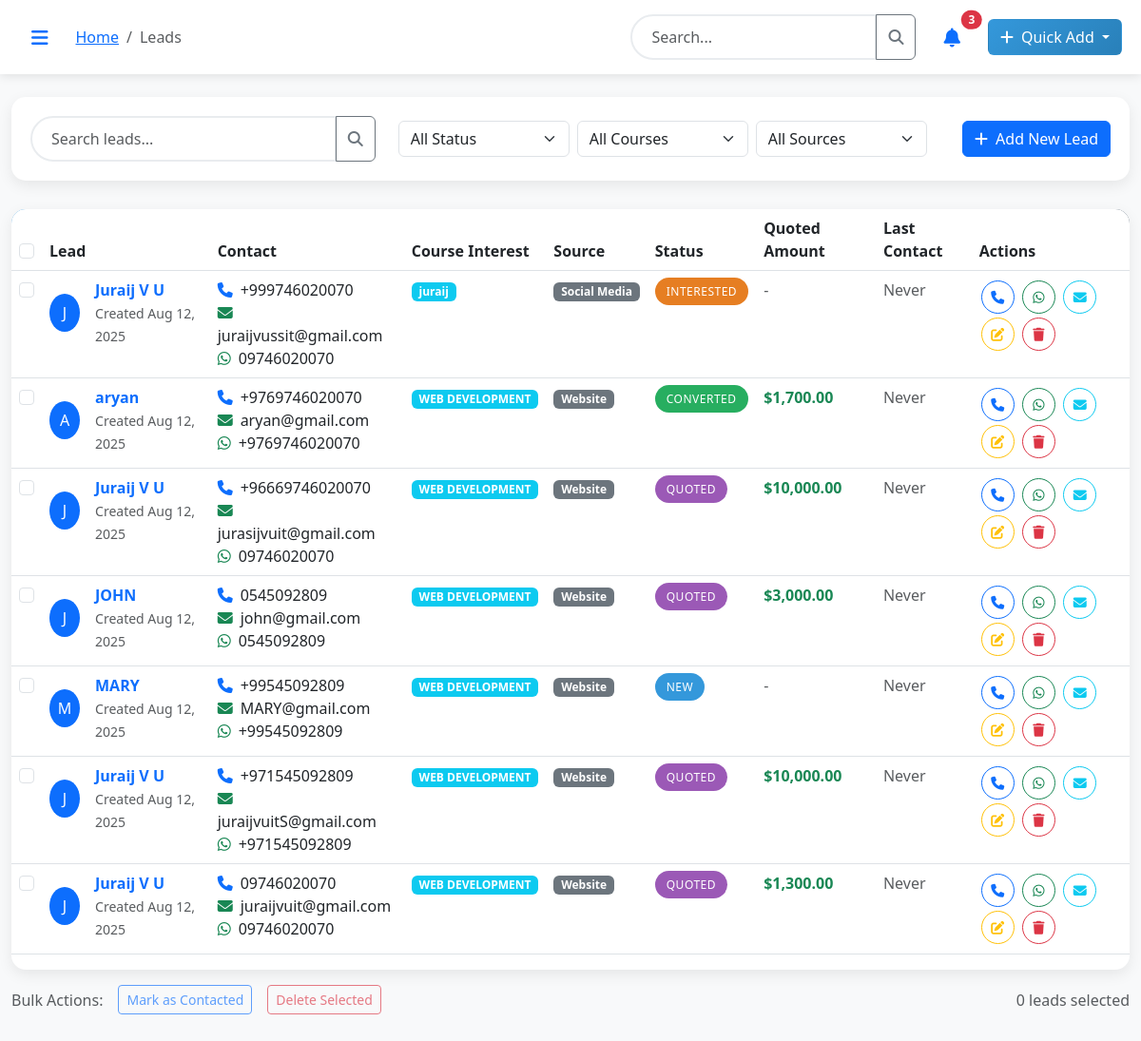
Page /leads (signed in) on the committed database.
### models.py (models this page shows, shortened)
class Lead(db.Model):
    id = db.Column(db.Integer, primary_key=True)
    name = db.Column(db.String(100), nullable=False)
    phone = db.Column(db.String(20), nullable=False)
    whatsapp = db.Column(db.String(20))
    email = db.Column(db.String(120))
    course_interest_id = db.Column(db.Integer, db.ForeignKey('course.id'))
    lead_source = db.Column(db.String(50))
    status = db.Column(db.String(20), default='New')  # New, Contacted, Interested, Quoted, Converted, Lost
    quoted_amount = db.Column(db.Float, default=0.0)
    last_contact_date = db.Column(db.Date)
    next_followup_date = db.Column(db.Date)
    followup_time = db.Column(db.Time)  # New field for time
    followup_type = db.Column(db.String(20))  # Call, Email, WhatsApp, Meeting
    followup_priority = db.Column(db.String(20))  # Low, Medium, High, Urgent
    comments = db.Column(db.Text)
    created_at = db.Column(db.DateTime, default=datetime.utcnow)
    created_by_id = db.Column(db.Integer, db.ForeignKey('user.id'))
    course_interest = db.relationship('Course', backref='interested_leads')
    created_by = db.relationship('User', backref='created_leads')
    interactions = db.relationship('LeadInteraction', backref='lead', lazy='dynamic')
    @classmethod
    def get_user_leads(cls, user_id, status=None, search=None, course_filter=None):
        query = cls.query.filter_by(created_by_id=user_id)
        if status:
            query = query.filter_by(status=status)
        if course_filter:
            query = query.filter_by(course_interest_id=course_filter)
        return query

class Course(db.Model):
    id = db.Column(db.Integer, primary_key=True)
    name = db.Column(db.String(200), nullable=False)
    slug = db.Column(db.String(200), unique=True)
    description = db.Column(db.Text)
    price = db.Column(db.Float, nullable=False)
    duration = db.Column(db.String(50))  # e.g., "3 months", "6 weeks"
    duration_type = db.Column(db.String(20))  # weeks, months, days
    category = db.Column(db.String(100))
    is_active = db.Column(db.Boolean, default=True)
    max_students = db.Column(db.Integer, default=20)
    key_points = db.Column(db.Text)  # JSON string of key points
    created_at = db.Column(db.DateTime, default=datetime.utcnow)
    students = db.relationship('Student', backref='course')

### routes.py (the view)
@main.route('/leads')
@login_required
def leads():
    lead_form = LeadForm()
    lead_form.course_interest_id.choices = [(0, 'Select Course')] + [(c.id, c.name) for c in Course.query.filter_by(is_active=True).all()]
    meeting_form = MeetingForm()
    meeting_form.lead_id.choices = [(0, 'Select Lead')] + [(l.id, l.name) for l in Lead.query.filter(Lead.status != 'Converted').all()]
    meeting_form.student_id.choices = [(0, 'Select Student')] + [(s.id, s.name) for s in Student.query.all()]
    page = request.args.get('page', 1, type=int)
    search = request.args.get('search', '')
    status_filter = request.args.get('status', '')
    course_filter = request.args.get('course', '')
    query = Lead.get_user_leads(current_user.id, status_filter, search, course_filter)
    leads_pagination = query.order_by(desc(Lead.created_at)).paginate(
        page=page, per_page=20, error_out=False
    )
    courses = Course.query.filter_by(is_active=True).all()
    statuses = ['New', 'Contacted', 'Interested', 'Quoted', 'Converted', 'Lost']
    return render_template('leads.html',
                         leads=leads_pagination.items,
                         pagination=leads_pagination,
                         courses=courses,
                         statuses=statuses,
                         search=search,
                         status_filter=status_filter,
                         course_filter=course_filter,
                         lead_form=lead_form,
                         meeting_form=meeting_form,
                         lead=None)

### app.py (called while the page is built)
@login_manager.user_loader
def load_user(user_id):
    from models import User
    return User.query.get(int(user_id))

### models.py (called while the page is built)
    @property
    def name(self):
        return f"{self.first_name} {self.last_name}"

### templates/leads.html (shortened to what this page needs)
{% extends "base.html" %}
{% block breadcrumb %}
{{ super() }}
<li class="breadcrumb-item active">Leads</li>
{% endblock %}
{% block content %}
<div class="search-filter-bar">
    <div class="row align-items-center">
        <div class="col-md-4">
            <div class="input-group">
                <input type="text" class="form-control search-input" placeholder="Search leads..."
                       id="searchInput" value="{{ search }}">
                <button class="btn btn-outline-secondary" type="button">
                    <i class="fas fa-search"></i>
                </button>
            </div>
        </div>
        <div class="col-md-6">
            <div class="row g-2">
                <div class="col-md-4">
                    <select class="form-select filter-select" name="status" onchange="applyFilters()">
                        <option value="">All Status</option>
                    </select>
                </div>
                <div class="col-md-4">
                    <select class="form-select filter-select" name="course" onchange="applyFilters()">
                        <option value="">All Courses</option>
                    </select>
                </div>
                <div class="col-md-4">
                    <select class="form-select filter-select" name="source">
                        <option value="">All Sources</option>
                    </select>
                </div>
            </div>
        </div>
        <div class="col-md-2 text-end">
            <button class="btn btn-primary" data-bs-toggle="modal" data-bs-target="#addLeadModal">
                <i class="fas fa-plus me-2"></i>Add New Lead
            </button>
        </div>
    </div>
</div>
<div class="custom-table">
    <div class="table-responsive">
        <table class="table table-hover data-table">
            <thead>
                <tr>
                    <th>
                        <input type="checkbox" class="form-check-input" id="selectAll">
                    </th>
                    <th>Lead</th>
                    <th>Contact</th>
                    <th>Course Interest</th>
                    <th>Source</th>
                    <th>Status</th>
                    <th>Quoted Amount</th>
                    <th>Last Contact</th>
                    <th>Actions</th>
                </tr>
            </thead>
            <tbody>
                {% for lead in leads %}
                <tr>
                    <td>
                        <input type="checkbox" class="form-check-input lead-select" value="{{ lead.id }}">
                    </td>
                    <td>
                        <div class="d-flex align-items-center">
                            <div class="avatar bg-primary text-white rounded-circle me-3 d-flex align-items-center justify-content-center"
                                 style="width: 40px; height: 40px;">
                                {{ lead.name[0].upper() }}
                            </div>
                            <div>
                                <div class="fw-bold"><a href="{{ url_for('main.lead_detail', lead_id=lead.id) }}" class="text-decoration-none">{{ lead.name }}</a></div>
                                <small class="text-muted">
                                    Created {{ lead.created_at.strftime('%b %d, %Y') }}
                                </small>
                            </div>
                        </div>
                    </td>
                    <td>
                        <div>
                            <div><i class="fas fa-phone text-primary me-2"></i>{{ lead.phone }}</div>
                            {% if lead.email %}
                            <div><i class="fas fa-envelope text-success me-2"></i>{{ lead.email }}</div>
                            {% endif %}
                            {% if lead.whatsapp %}
                            <div><i class="fab fa-whatsapp text-success me-2"></i>{{ lead.whatsapp }}</div>
                            {% endif %}
                        </div>
                    </td>
                    <td data-course="{{ lead.course_interest.name if lead.course_interest else '' }}">
                        {% if lead.course_interest %}
                            <span class="badge bg-info">{{ lead.course_interest.name }}</span>
                        {% else %}
                            <span class="text-muted">Not specified</span>
                        {% endif %}
                    </td>
                    <td>
                        {% if lead.lead_source %}
                            <span class="badge bg-secondary">{{ lead.lead_source }}</span>
                        {% else %}
                            <span class="text-muted">Unknown</span>
                        {% endif %}
                    </td>
                    <td data-status="{{ lead.status }}">
                        <span class="status-badge status-{{ lead.status.lower() }}">
                            {{ lead.status }}
                        </span>
                    </td>
                    <td>
                        {% if lead.quoted_amount and lead.quoted_amount > 0 %}
                            <span class="fw-bold text-success">${{ "{:,.2f}".format(lead.quoted_amount) }}</span>
                        {% else %}
                            <span class="text-muted">-</span>
                        {% endif %}
                    </td>
                    <td>
                        {% if lead.last_contact_date %}
                            {{ lead.last_contact_date.strftime('%b %d, %Y') }}
                        {% else %}
                            <span class="text-muted">Never</span>
                        {% endif %}
                    </td>
                    <td>
                        <div class="action-buttons">
                            <button class="btn btn-sm btn-outline-primary" title="Call"
                                    onclick="makeCall('{{ lead.phone }}')">
                                <i class="fas fa-phone"></i>
                            </button>
                            {% if lead.whatsapp %}
                            <button class="btn btn-sm btn-outline-success" title="WhatsApp"
                                    onclick="openWhatsApp('{{ lead.whatsapp }}')">
                                <i class="fab fa-whatsapp"></i>
                            </button>
                            {% endif %}
                            {% if lead.email %}
                            <button class="btn btn-sm btn-outline-info" title="Email"
                                    onclick="sendEmail('{{ lead.email }}')">
                                <i class="fas fa-envelope"></i>
                            </button>
                            {% endif %}
                            <button class="btn btn-sm btn-outline-warning" title="Edit"
                                    onclick="editLead({{ lead.id }})">
                                <i class="fas fa-edit"></i>
                            </button>
                            <button class="btn btn-sm btn-outline-danger" title="Delete"
                                    onclick="deleteLead({{ lead.id }})">
                                <i class="fas fa-trash"></i>
                            </button>
                        </div>
                    </td>
                </tr>
                {% endfor %}
            </tbody>
        </table>
    </div>
</div>
<div class="mt-3">
    <div class="d-flex align-items-center gap-3">
        <span class="text-muted">Bulk Actions:</span>
        <button class="btn btn-sm btn-outline-primary" onclick="bulkAction('status', 'Contacted')" disabled id="bulkStatusBtn">
            Mark as Contacted
        </button>
        <button class="btn btn-sm btn-outline-danger" onclick="bulkAction('delete')" disabled id="bulkDeleteBtn">
            Delete Selected
        </button>
        <span class="text-muted ms-auto">
            <span id="selectedCount">0</span> leads selected
        </span>
    </div>
</div>
{% endblock %}

### static/css/style.css (style rules this page uses)
:root { --primary-color: #3498db; --secondary-color: #2c3e50; --success-color: #27ae60; --warning-color: #f39c12; --danger-color: #e74c3c; --info-color: #17a2b8; --light-bg: #f8f9fa; --dark-bg: #343a40; }
body { font-family: 'Segoe UI', Tahoma, Geneva, Verdana, sans-serif; background-color: var(--light-bg); }
.status-badge { padding: 6px 12px; border-radius: 20px; font-size: 12px; font-weight: 500; text-transform: uppercase; letter-spacing: 0.5px; }
.status-new { background-color: #3498db; color: white; }
.status-interested { background-color: #e67e22; color: white; }
.status-quoted { background-color: #9b59b6; color: white; }
.status-converted { background-color: #27ae60; color: white; }
.custom-table { background: white; border-radius: 15px; overflow: hidden; box-shadow: 0 5px 15px rgba(0, 0, 0, 0.08); }
.custom-table thead { background: linear-gradient(135deg, var(--primary-color), var(--secondary-color)); color: white; }
.custom-table tbody tr { transition: background-color 0.3s ease; }
.form-control { border-radius: 10px; border: 2px solid #e9ecef; transition: all 0.3s ease; }
.search-filter-bar { background: white; border-radius: 15px; padding: 20px; box-shadow: 0 5px 15px rgba(0, 0, 0, 0.08); margin-bottom: 30px; }
.search-input { border-radius: 25px; border: 2px solid #e9ecef; padding: 10px 20px; }
.action-buttons .btn { margin: 2px; border-radius: 50%; width: 35px; height: 35px; padding: 0; display: inline-flex; align-items: center; justify-content: center; }

### rows in the picture
Lead: name "J", name "Juraij V U", created_at "Aug 12, 2025", phone "+999746020070", email "juraijvussit@gmail.com", whatsapp "09746020070", course_interest.name "juraij", lead_source "Social Media", status "INTERESTED", shows "Never"
Lead: name "A", name "aryan", created_at "Aug 12, 2025", phone "+9769746020070", email "aryan@gmail.com", whatsapp "+9769746020070", course_interest.name "WEB DEVELOPMENT", lead_source "Website", status "CONVERTED", quoted_amount "1,700.00", shows "Never"
Lead: name "J", name "Juraij V U", created_at "Aug 12, 2025", phone "+96669746020070", email "jurasijvuit@gmail.com", whatsapp "09746020070", course_interest.name "WEB DEVELOPMENT", lead_source "Website", status "QUOTED", quoted_amount "10,000.00", shows "Never"
Lead: name "J", name "JOHN", created_at "Aug 12, 2025", phone "0545092809", email "john@gmail.com", whatsapp "0545092809", course_interest.name "WEB DEVELOPMENT", lead_source "Website", status "QUOTED", quoted_amount "3,000.00", shows "Never"
Lead: name "M", name "MARY", created_at "Aug 12, 2025", phone "+99545092809", email "MARY@gmail.com", whatsapp "+99545092809", course_interest.name "WEB DEVELOPMENT", lead_source "Website", status "NEW", shows "Never"
Lead: name "J", name "Juraij V U", created_at "Aug 12, 2025", phone "+971545092809", email "juraijvuitS@gmail.com", whatsapp "+971545092809", course_interest.name "WEB DEVELOPMENT", lead_source "Website", status "QUOTED", quoted_amount "10,000.00", shows "Never"
Lead: name "J", name "Juraij V U", created_at "Aug 12, 2025", phone "09746020070", email "juraijvuit@gmail.com", whatsapp "09746020070", course_interest.name "WEB DEVELOPMENT", lead_source "Website", status "QUOTED", quoted_amount "1,300.00", shows "Never"
